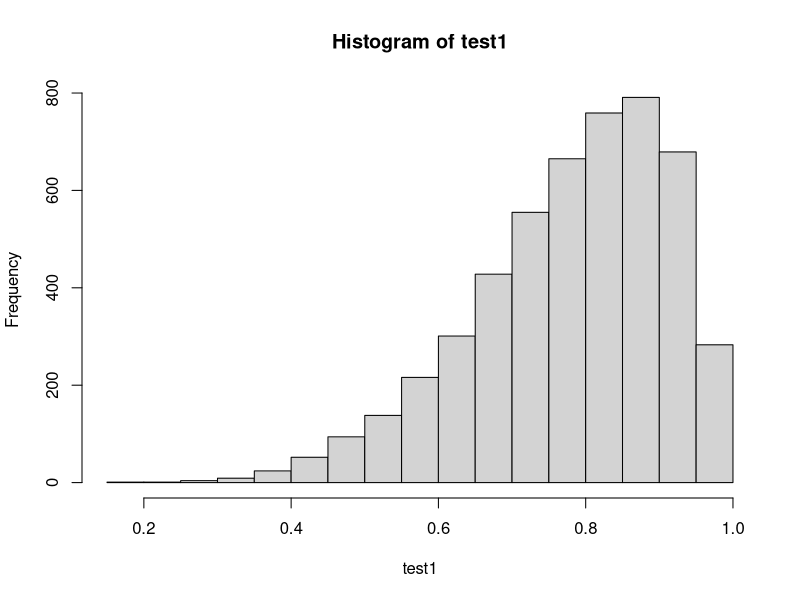
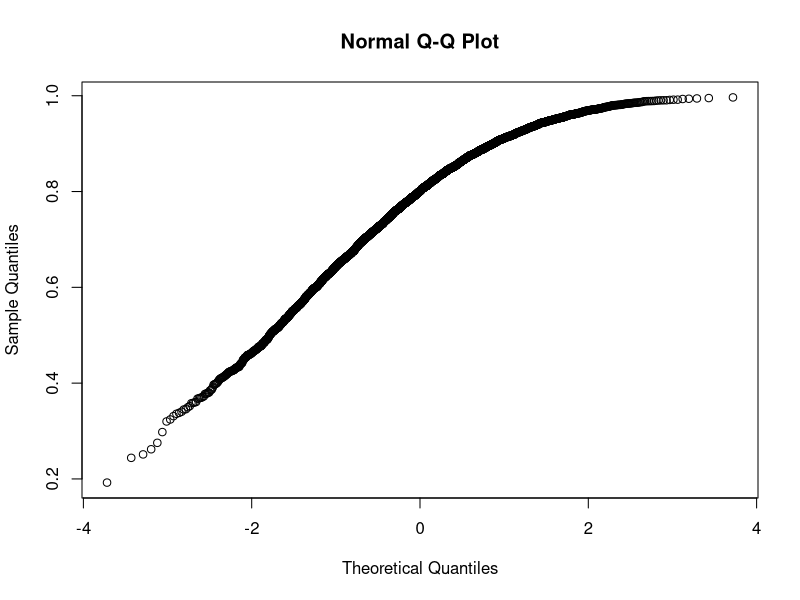
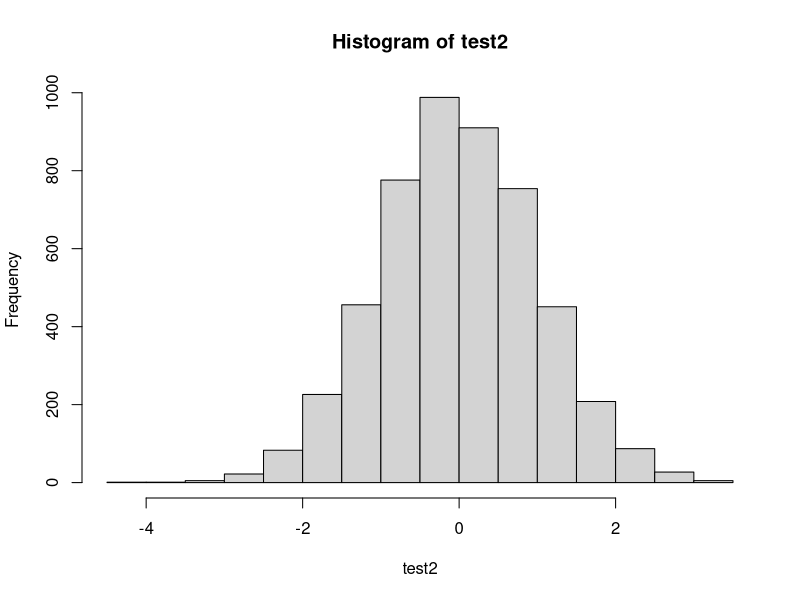
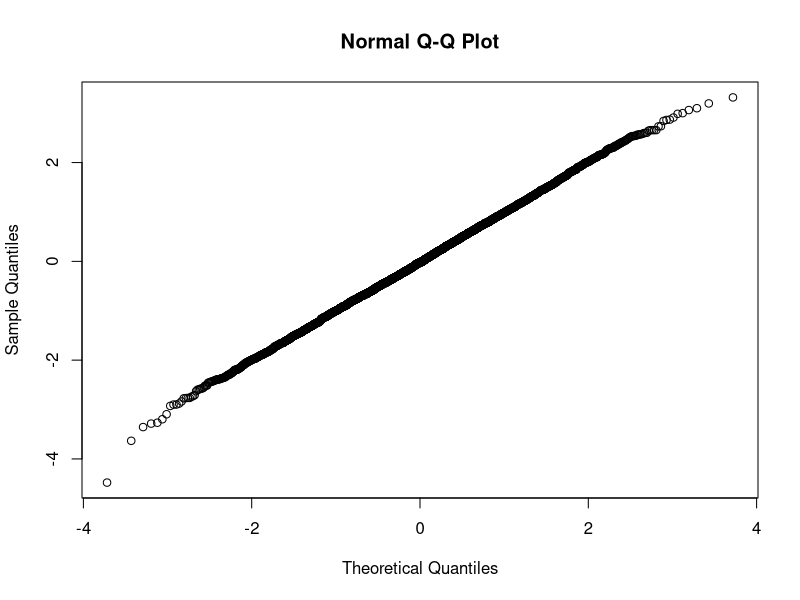
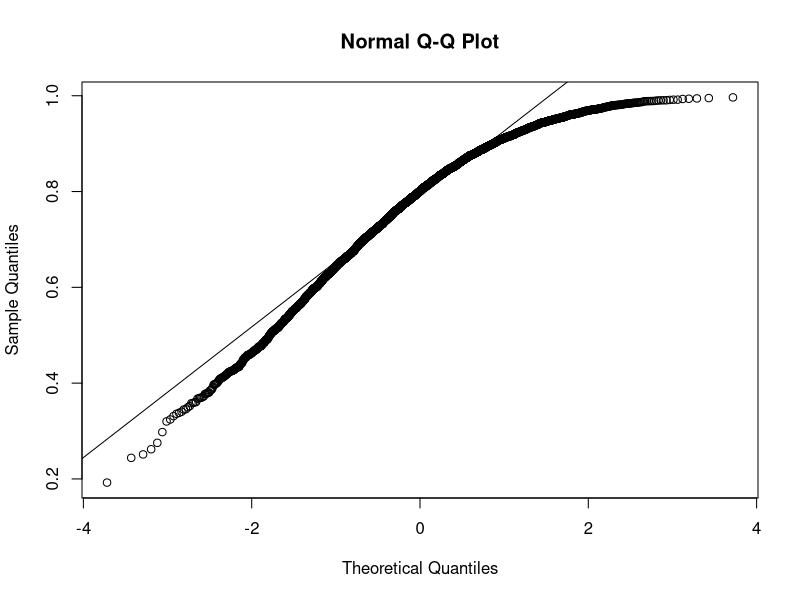
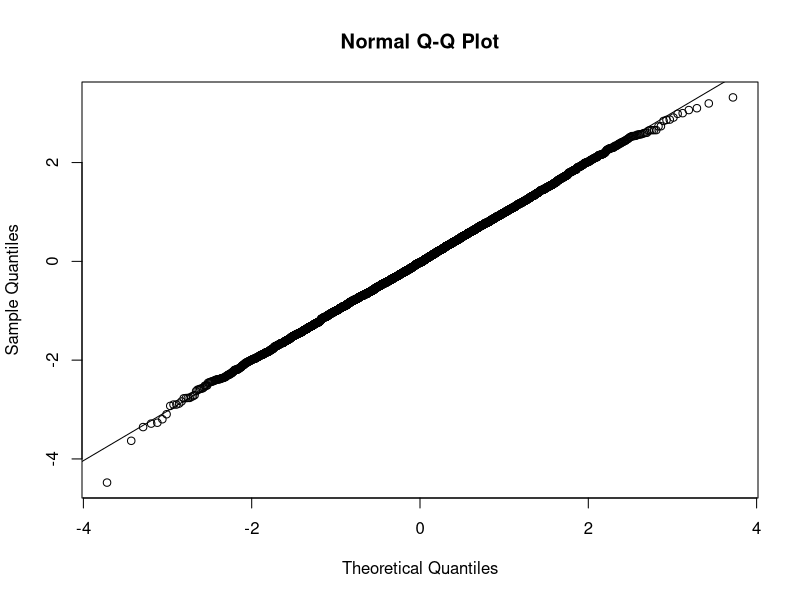

R code for these plots, in order:
## ---- chunk 1
library(tidyverse)
## ---- chunk 2
test1<-rbeta(5000,7,2) 
hist(test1) 
qqnorm(test1) 
## ---- chunk 3
test2<-rnorm(5000,0,1)
hist(test2) 
qqnorm(test2) 
## ---- chunk 4
shapiro.test(test1) #skewed data
shapiro.test(test2) #normal data
## ---- chunk 5
qqnorm(test1); qqline(test1)
qqnorm(test2); qqline(test2)
## ---- chunk 6
acsdata<-read_csv("data/ACSCtyData_2014ACS.csv")
## ---- chunk 7
el.nino<-c(0, 5,1,3, 4, 1, 2, 2, 0, 2, 4)
la.nina<-c(4, 4,12, 2, 17, 7, 6, 10, 4, 8, 6)
wilcox.test(el.nino, la.nina)
## ---- chunk 8
data2000<-c(3, 11, 9, 14, 17, 7, 21, 13, 19, 5)
data2010<-c(6, 12, 8, 18, 15, 13, 25, 9, 24, 10)
wilcox.test(data2000, data2010, paired=TRUE)
## ---- chunk 9
pollen_data<-read_csv("data/Midwest_Pollen_Data.csv")
